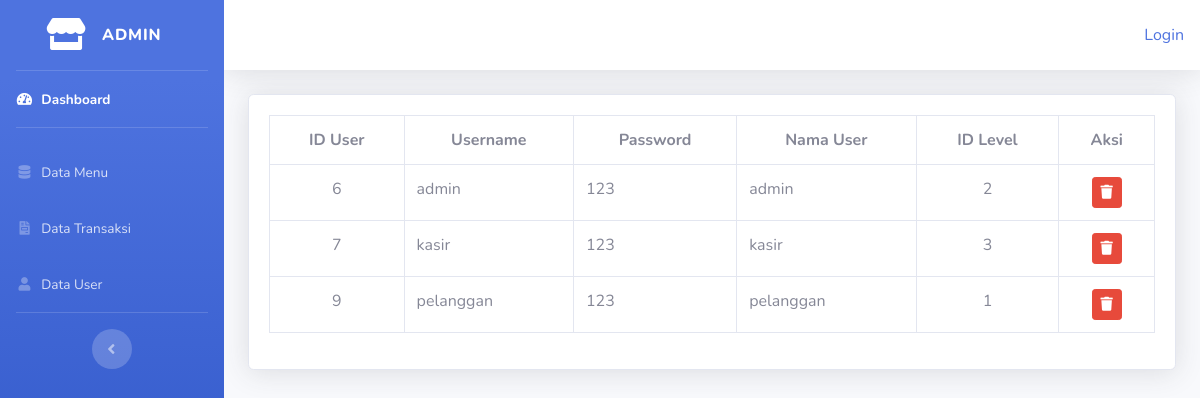
Screenshot of /index.php/admin/data_user with the database file from the repository.
### tables this page shows
CREATE TABLE `users` (
  `id_user` int(5) NOT NULL,
  `username` varchar(100) DEFAULT NULL,
  `password` varchar(100) DEFAULT NULL,
  `nama_user` varchar(100) DEFAULT NULL,
  `id_level` int(5) DEFAULT NULL
);

### application/controllers/admin/data_user.php (called while the page is built, shortened)
<?php
class Data_user extends CI_Controller{
    public function index()
    {
        $data['users'] = $this->model_user->tampil_user()->result();
        $this->load->view('templates_admin/header');
        $this->load->view('templates_admin/sidebar');
        $this->load->view('admin/data_user', $data);
        $this->load->view('templates_admin/footer');
    }
}

### index.php (called while the page is built, shortened)
<?php
require_once BASEPATH.'core/CodeIgniter.php';

### application/models/model_user.php (called while the page is built, shortened)
<?php
class Model_user extends CI_Model{
    public function tampil_user(){
        return $this->db->get('users');
    }
}

### application/views/admin/data_user.php (the view)
<div class="container-fluid">
  <div class="card shadow mb-4">
    <div class="card-body">
      <table class="table table-bordered">
          <tr class="text-center">
              <th>ID User</th>
              <th>Username</th>
              <th>Password</th>
              <th>Nama User</th>
              <th>ID Level</th>
              <th>Aksi</th>
          </tr>
          <?php
              foreach($users as $us) : ?>
              <tr>
                  <td class="text-center"><?php echo $us->id_user ?></td>
                  <td><?php echo $us->username ?></td>
                  <td><?php echo $us->password ?></td>
                  <td><?php echo $us->nama_user ?></td>
                  <td class="text-center"><?php echo $us->id_level ?></td>
                  <td class="text-center">
                    <?php echo anchor('admin/data_user/hapus/'.$us->id_user, '<div class="btn btn-danger btn-sm"><i class="fas fa-trash"></i></div>')?>
                  </td>
              </tr>
          <?php endforeach;?>
      </table>
    </div>
  </div>
</div>

### rows the page displays
users: id_user "6", username "admin", password "123", nama_user "admin", id_level "2"
users: id_user "7", username "kasir", password "123", nama_user "kasir", id_level "3"
users: id_user "9", username "pelanggan", password "123", nama_user "pelanggan", id_level "1"

### other values shown
anchor('auth/login','Login') "Login"
